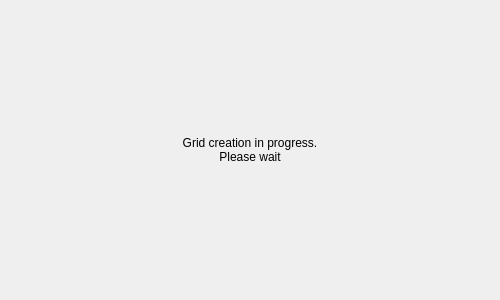
<?xml version="1.0" encoding="UTF-8"?>
<ui version="4.0">
 <class>in_progress</class>
 <widget class="QDialog" name="in_progress">
  <property name="geometry">
   <rect>
    <x>0</x>
    <y>0</y>
    <width>500</width>
    <height>300</height>
   </rect>
  </property>
  <property name="sizePolicy">
   <sizepolicy hsizetype="Fixed" vsizetype="Fixed">
    <horstretch>0</horstretch>
    <verstretch>0</verstretch>
   </sizepolicy>
  </property>
  <property name="windowTitle">
   <string>Make Grid</string>
  </property>
  <layout class="QHBoxLayout" name="horizontalLayout">
   <item>
    <widget class="QLabel" name="label">
     <property name="text">
      <string>Grid creation in progress.
Please wait</string>
     </property>
     <property name="alignment">
      <set>Qt::AlignCenter</set>
     </property>
    </widget>
   </item>
  </layout>
 </widget>
 <resources/>
 <connections/>
</ui>
